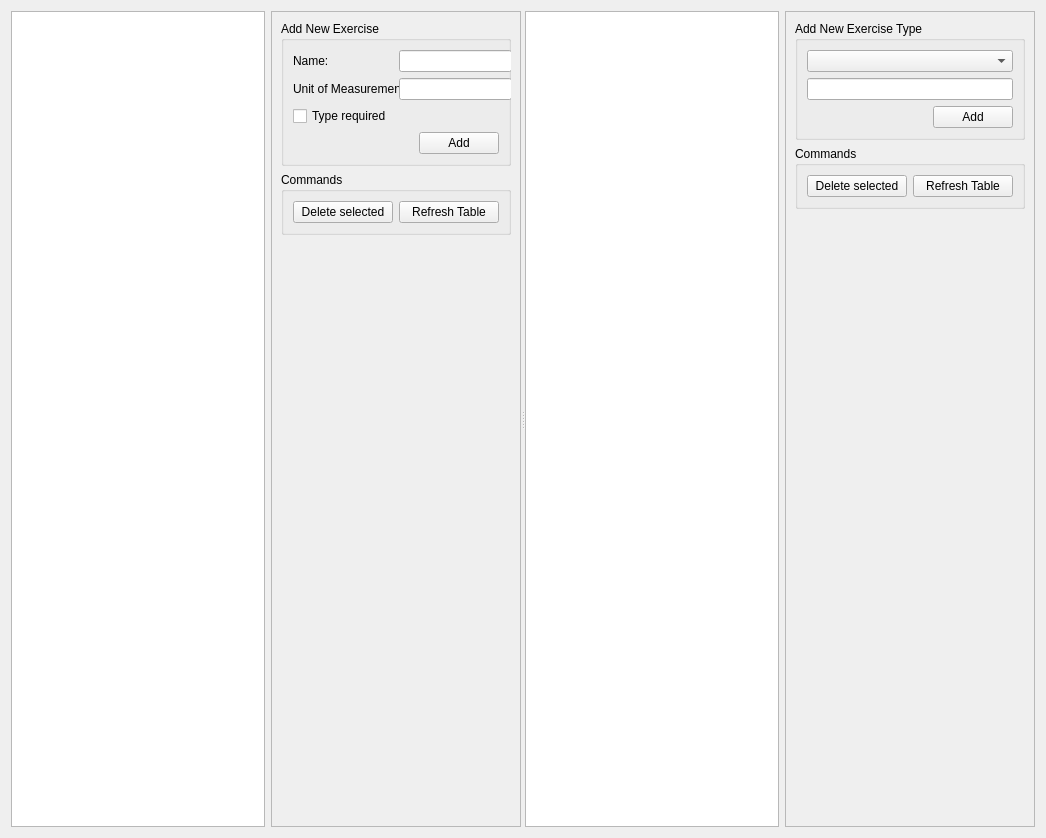
            <widget class="QWidget" name="tab_2">
              <attribute name="title">
                <string>Exercises</string>
              </attribute>
              <layout class="QHBoxLayout" name="horizontalLayout_4">
                <item>
                  <widget class="QSplitter" name="splitter_2">
                    <property name="orientation">
                      <enum>Qt::Horizontal</enum>
                    </property>
                    <property name="childrenCollapsible">
                      <bool>false</bool>
                    </property>
                    <widget class="QWidget" name="widget_top">
                      <layout class="QHBoxLayout" name="horizontalLayout_2">
                        <item>
                          <widget class="QTableView" name="tableView_exercises" />
                        </item>
                        <item>
                          <widget class="QFrame" name="frame_2">
                            <property name="minimumSize">
                              <size>
                                <width>250</width>
                                <height>0</height>
                              </size>
                            </property>
                            <property name="maximumSize">
                              <size>
                                <width>250</width>
                                <height>16777215</height>
                              </size>
                            </property>
                            <property name="frameShape">
                              <enum>QFrame::StyledPanel</enum>
                            </property>
                            <property name="frameShadow">
                              <enum>QFrame::Raised</enum>
                            </property>
                            <layout class="QVBoxLayout" name="verticalLayout_15">
                              <item>
                                <widget class="QGroupBox" name="groupBox_2">
                                  <property name="title">
                                    <string>Add New Exercise</string>
                                  </property>
                                  <layout class="QVBoxLayout" name="verticalLayout_10">
                                    <item>
                                      <layout class="QHBoxLayout" name="horizontalLayout_17">
                                        <item>
                                          <widget class="QLabel" name="label_5">
                                            <property name="minimumSize">
                                              <size>
                                                <width>111</width>
                                                <height>0</height>
                                              </size>
                                            </property>
                                            <property name="text">
                                              <string>Name:</string>
                                            </property>
                                          </widget>
                                        </item>
                                        <item>
                                          <widget class="QLineEdit" name="lineEdit_exercise_name">
                                            <property name="minimumSize">
                                              <size>
                                                <width>113</width>
                                                <height>0</height>
                                              </size>
                                            </property>
                                          </widget>
                                        </item>
                                      </layout>
                                    </item>
                                    <item>
                                      <layout class="QHBoxLayout" name="horizontalLayout_18">
                                        <item>
                                          <widget class="QLabel" name="label_6">
                                            <property name="minimumSize">
                                              <size>
                                                <width>111</width>
                                                <height>0</height>
                                              </size>
                                            </property>
                                            <property name="text">
                                              <string>Unit of Measurement:</string>
                                            </property>
                                          </widget>
                                        </item>
                                        <item>
                                          <widget class="QLineEdit" name="lineEdit_exercise_unit">
                                            <property name="minimumSize">
                                              <size>
                                                <width>113</width>
                                                <height>0</height>
                                              </size>
                                            </property>
                                          </widget>
                                        </item>
                                      </layout>
                                    </item>
                                    <item>
                                      <widget class="QCheckBox" name="check_box_is_type_required">
                                        <property name="text">
                                          <string>Type required</string>
                                        </property>
                                      </widget>
                                    </item>
                                    <item>
                                      <layout class="QHBoxLayout" name="horizontalLayout_19">
                                        <item>
                                          <spacer name="horizontalSpacer_4">
                                            <property name="orientation">
                                              <enum>Qt::Horizontal</enum>
                                            </property>
                                            <property name="sizeHint" stdset="0">
                                              <size>
                                                <width>40</width>
                                                <height>20</height>
                                              </size>
                                            </property>
                                          </spacer>
                                        </item>
                                        <item>
                                          <widget class="QPushButton" name="pushButton_exercise_add">
                                            <property name="text">
                                              <string>Add</string>
                                            </property>
                                          </widget>
                                        </item>
                                      </layout>
                                    </item>
                                  </layout>
                                </widget>
                              </item>
                              <item>
                                <widget class="QGroupBox" name="groupBox_7">
                                  <property name="title">
                                    <string>Commands</string>
                                  </property>
                                  <layout class="QVBoxLayout" name="verticalLayout_11">
                                    <item>
                                      <layout class="QHBoxLayout" name="horizontalLayout_20">
                                        <item>
                                          <widget class="QPushButton"
                                            name="pushButton_exercises_delete">
                                            <property name="text">
                                              <string>Delete selected</string>
                                            </property>
                                          </widget>
                                        </item>
                                        <item>
                                          <widget class="QPushButton"
                                            name="pushButton_exercises_refresh">
                                            <property name="text">
                                              <string>Refresh Table</string>
                                            </property>
                                          </widget>
                                        </item>
                                      </layout>
                                    </item>
                                  </layout>
                                </widget>
                              </item>
                              <item>
                                <spacer name="verticalSpacer_2">
                                  <property name="orientation">
                                    <enum>Qt::Vertical</enum>
                                  </property>
                                  <property name="sizeHint" stdset="0">
                                    <size>
                                      <width>20</width>
                                      <height>581</height>
                                    </size>
                                  </property>
                                </spacer>
                              </item>
                            </layout>
                          </widget>
                        </item>
                      </layout>
                    </widget>
                    <widget class="QWidget" name="widget_bottom">
                      <layout class="QHBoxLayout" name="horizontalLayout_3">
                        <item>
                          <widget class="QTableView" name="tableView_exercise_types" />
                        </item>
                        <item>
                          <widget class="QFrame" name="frame_3">
                            <property name="minimumSize">
                              <size>
                                <width>250</width>
                                <height>0</height>
                              </size>
                            </property>
                            <property name="maximumSize">
                              <size>
                                <width>250</width>
                                <height>16777215</height>
                              </size>
                            </property>
                            <property name="frameShape">
                              <enum>QFrame::StyledPanel</enum>
                            </property>
                            <property name="frameShadow">
                              <enum>QFrame::Raised</enum>
                            </property>
                            <layout class="QVBoxLayout" name="verticalLayout_12">
                              <item>
                                <widget class="QGroupBox" name="groupBox_3">
                                  <property name="title">
                                    <string>Add New Exercise Type</string>
                                  </property>
                                  <layout class="QVBoxLayout" name="verticalLayout_14">
                                    <item>
                                      <widget class="QComboBox" name="comboBox_exercise_name" />
                                    </item>
                                    <item>
                                      <widget class="QLineEdit" name="lineEdit_exercise_type" />
                                    </item>
                                    <item>
                                      <layout class="QHBoxLayout" name="horizontalLayout_22">
                                        <item>
                                          <spacer name="horizontalSpacer_5">
                                            <property name="orientation">
                                              <enum>Qt::Horizontal</enum>
                                            </property>
                                            <property name="sizeHint" stdset="0">
                                              <size>
                                                <width>40</width>
                                                <height>20</height>
                                              </size>
                                            </property>
                                          </spacer>
                                        </item>
                                        <item>
                                          <widget class="QPushButton" name="pushButton_type_add">
                                            <property name="text">
                                              <string>Add</string>
                                            </property>
                                          </widget>
                                        </item>
                                      </layout>
                                    </item>
                                  </layout>
                                </widget>
                              </item>
                              <item>
                                <widget class="QGroupBox" name="groupBox_8">
                                  <property name="title">
                                    <string>Commands</string>
                                  </property>
                                  <layout class="QVBoxLayout" name="verticalLayout_13">
                                    <item>
                                      <layout class="QHBoxLayout" name="horizontalLayout_21">
                                        <item>
                                          <widget class="QPushButton" name="pushButton_types_delete">
                                            <property name="text">
                                              <string>Delete selected</string>
                                            </property>
                                          </widget>
                                        </item>
                                        <item>
                                          <widget class="QPushButton"
                                            name="pushButton_types_refresh">
                                            <property name="text">
                                              <string>Refresh Table</string>
                                            </property>
                                          </widget>
                                        </item>
                                      </layout>
                                    </item>
                                  </layout>
                                </widget>
                              </item>
                              <item>
                                <spacer name="verticalSpacer_3">
                                  <property name="orientation">
                                    <enum>Qt::Vertical</enum>
                                  </property>
                                  <property name="sizeHint" stdset="0">
                                    <size>
                                      <width>20</width>
                                      <height>608</height>
                                    </size>
                                  </property>
                                </spacer>
                              </item>
                            </layout>
                          </widget>
                        </item>
                      </layout>
                    </widget>
                  </widget>
                </item>
              </layout>
            </widget>
